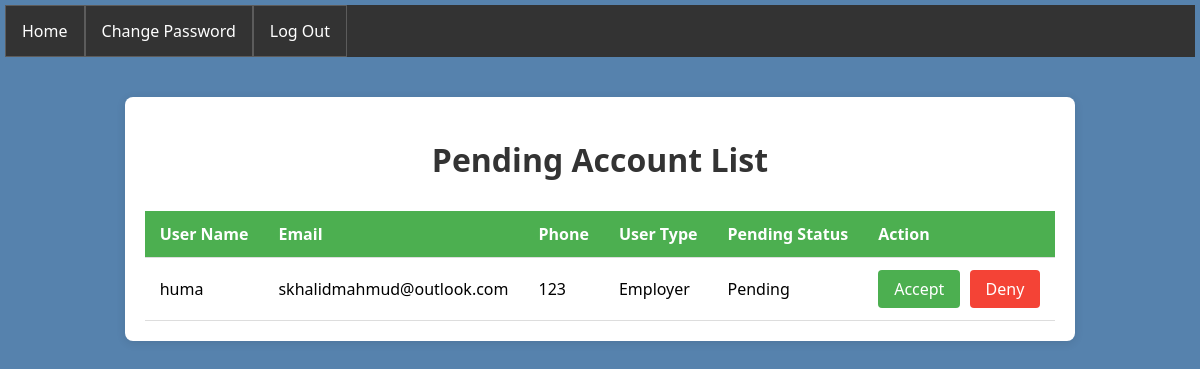
The app's page /pendingAccount/ (signed in), older data.
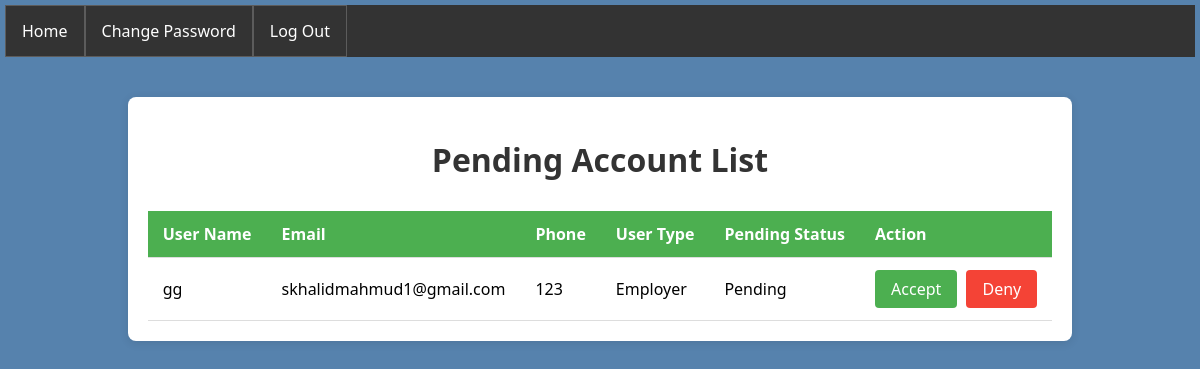
The same page, newer data.
### users_auth_app/models.py (models this page shows)
class pendingAccountModel(models.Model):
    username = models.CharField(max_length = 100, null = True)
    email = models.EmailField(null = True)
    phone = models.CharField(max_length = 100, null = True)
    USERTYPE = [
        ('Employer','Employer'),
        ('Candidate','Candidate')
    ]
    userTypes = models.CharField(choices = USERTYPE, max_length = 100, null = True)
    STATUS = [
        ('Pending','Pending'),
        ('Accept','Accept'),
        ('Rejected','Rejected')
    ]
    pendingStatus = models.CharField(choices = STATUS, max_length = 100, null = True)

### users_auth_app/views.py (the view)
# urls.py: path('pendingAccount/', pendingAccount, name='pendingAccount'),
@login_required(login_url='logIn')
def pendingAccount(req):
    data = pendingAccountModel.objects.all()
    context={
        'data':data
    }
    return render(req, 'pendingAccount.html', context)

### users_auth_app/templates/pendingAccount.html (shortened to what this page needs)
{% extends "master.html" %}
{% block body %}
{% load static %}
<div class="container">
    <h1>Pending Account List</h1>
    <table>
        <tr>
            <th>User Name</th>
            <th>Email</th>
            <th>Phone</th>
            <th>User Type</th>
            <th>Pending Status</th>
            <th>Action</th>
        </tr>
        {% for i in data %}
        <tr>
            <td>{{ i.username }}</td>
            <td>{{ i.email }}</td>
            <td>{{ i.phone }}</td>
            <td>{{ i.userTypes }}</td>
            <td>{{ i.pendingStatus }}</td>
            <td>
                <a href="{% url 'accept' i.id %}" style="background-color: #4CAF50; color: white; padding: 8px 16px; border-radius: 4px; text-decoration: none; margin-right: 5px; display: inline-block;">Accept</a>
                <a href="{% url 'deny' i.id %}" style="background-color: #f44336; color: white; padding: 8px 16px; border-radius: 4px; text-decoration: none; display: inline-block;">Deny</a>
            </td>
        </tr>
        {% endfor %}
    </table>
</div>
{% endblock body %}

### users_auth_app/templates/master.html (shortened to what this page needs)
<!DOCTYPE html>
<html>
    <head>
    </head>
    <body>
    <ul>
        <li><a {% block nav_home %}{% endblock nav_home %} href="{% url 'index' %}">Home</a></li>
        <li><a {% block nav_change_password %}{% endblock nav_change_password %} href="{% url 'changePassword' %}">Change Password</a></li>
        <li><a href="{% url 'logOut' %}">Log Out</a></li>
    </ul>
    {% block body %}
    {% endblock body %}
    </body>
</html>

### users_auth_app/templates/master.html (style rules this page uses)
body { font-family: 'Segoe UI', sans-serif; background-color: #f5f7fa; margin: 0; padding: 0; background: #5682ad; margin: 5px; }
ul { list-style-type: none; margin: 0; padding: 0; overflow: hidden; background-color: #333; }
li { float: left; border: 1px solid rgba(255, 255, 255, 0.2); }
li a { display: block; color: white; text-align: center; padding: 14px 16px; text-decoration: none; }

### users_auth_app/templates/pendingAccount.html (style rules this page uses)
.container { max-width: fit-content; margin: 40px auto; padding: 20px; background: #fff; border-radius: 8px; box-shadow: 0 2px 10px rgba(0,0,0,0.1); }
h1 { text-align: center; color: #333; margin-bottom: 30px; }
table { width: 100%; border-collapse: collapse; }
th { background-color: #4CAF50; color: white; padding: 12px 15px; text-align: left; border-bottom: 1px solid #ddd; }
td { padding: 12px 15px; text-align: left; border-bottom: 1px solid #ddd; }

Row changes from the older to the newer data that the page shows:
removed pendingAccountModel: username "huma", email "skhalidmahmud@outlook.com", phone "123", userTypes "Employer", pendingStatus "Pending"
added pendingAccountModel: username "gg", email "skhalidmahmud1@gmail.com", phone "123", userTypes "Employer", pendingStatus "Pending"
